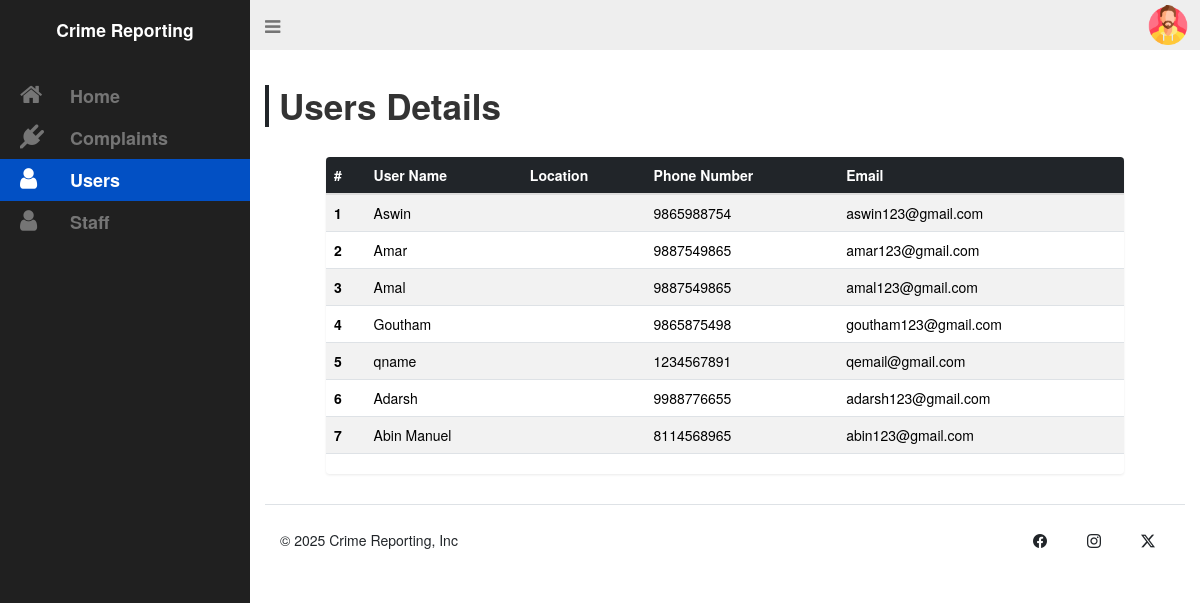
Before: /Staff/pages/staff-user.php (signed in) with the older database file.
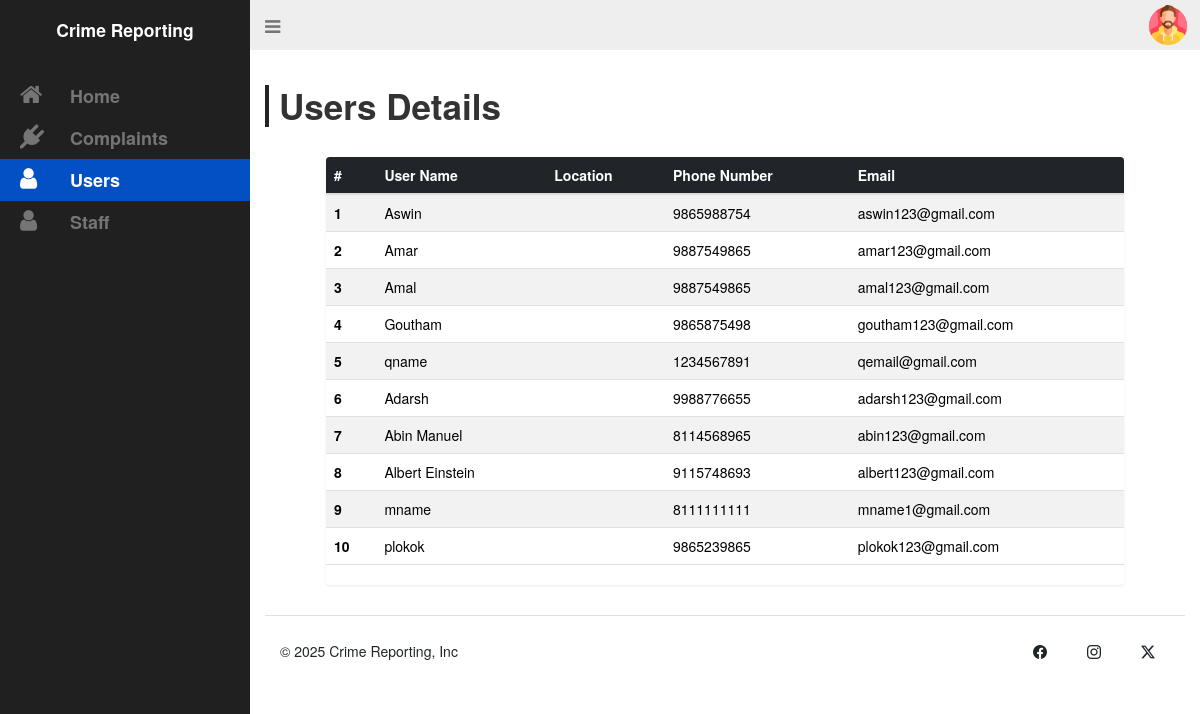
After: the same page with the newer database file.
### tables this page shows
CREATE TABLE `user` (
  `user_id` int(11) NOT NULL,
  `user_name` varchar(20) NOT NULL,
  `user_address` varchar(50) NOT NULL,
  `user_phno` varchar(20) NOT NULL,
  `user_email` varchar(20) NOT NULL,
  `user_password` varchar(20) NOT NULL,
  `user_compl` varchar(300) NOT NULL
);

### Staff/pages/staff-user.php (the view, shortened to what this page needs)
<?php
 include './connect.php';
?>
<!DOCTYPE html>
<html lang="en">
<head>
  <link rel="stylesheet" href="../static/staff.css">
  <link rel="stylesheet" href="https://cdn.jsdelivr.net/npm/bootstrap-icons@1.11.3/font/bootstrap-icons.min.css">
  <link href="https://cdn.jsdelivr.net/npm/bootstrap@5.3.3/dist/css/bootstrap.min.css" rel="stylesheet">
  <link rel="stylesheet" href="https://maxcdn.bootstrapcdn.com/bootstrap/3.3.7/css/bootstrap.min.css">
  <link rel="stylesheet" href="https://maxcdn.bootstrapcdn.com/font-awesome/4.7.0/css/font-awesome.min.css">
</head>
<body>
  <div id="wrapper">
    <aside id="sidebar-wrapper">
      <div class="sidebar-brand">
        <h2><div class="fs-3 fw-semibold">Crime Reporting</div></h2>
      </div>
      <ul class="sidebar-nav">
        <li><a href="./staff-home.php"><i class="fa fa-home"></i>Home</a></li>
        <li><a href="./staff-complaint.php"><i class="fa fa-plug"></i>Complaints</a></li>
        <li class="active"><a href="./staff-user.php"><i class="fa fa-user"></i>Users</a></li>
        <li><a href="./staff-staff.php"><i class="fa fa-user"></i>Staff</a></li>
      </ul>
    </aside>
    <div id="navbar-wrapper">
      <nav class="navbar navbar-inverse">
        <div class="container-fluid justify-content-between">
          <div class="navbar-header position-absolute top-0">
            <a href="#" class="navbar-brand" id="sidebar-toggle"><i class="fa fa-bars"></i></a>
          </div>
          <div class="d-flex align-items-center position-absolute end-0">
            <button class="btn rounded-circle border-0"  data-bs-toggle="dropdown" aria-expanded="false">
              <img src="../static/user.png" alt="" width="40">
            </button>
          </div>
        </div>
      </nav>
    </div>
    <section id="content-wrapper">
      <div class="row">
        <div class="col-lg-12">
        <h2 class="content-title display-4 fw-semibold border-start px-3 border-4 border-dark">Users Details</h2>
          <div class="container my-5" style="width:90%;">
<?php
$sql = mysqli_query($conn, "SELECT * FROM user ORDER BY user_id");
$serialNo = 1;
if(mysqli_num_rows($sql) > 0) {
?>
            <div class="table-responsive shadow-sm rounded-2">
              <table class="table table-hover table-striped align-middle">
                <thead class="table-dark">
                  <tr>
                    <th scope="col">#</th>
                    <th scope="col">User Name</th>
                    <th scope="col">Location</th>
                    <th scope="col">Phone Number</th>
                    <th scope="col">Email</th>
                  </tr>
                </thead>
                <tbody>
<?php
while($row = mysqli_fetch_assoc($sql)) {
?>
                  <tr>
                    <th scope="row"><?php echo $serialNo++; ?></th>
                    <td><?php echo htmlspecialchars($row['user_name']); ?></td>
                    <td><?php echo htmlspecialchars($row['user_location']); ?></td>
                    <td><?php echo htmlspecialchars($row['user_phno']); ?></td>
                    <td><?php echo htmlspecialchars($row['user_email']); ?></td>
                  </tr>
<?php
}
?>
                </tbody>
              </table>
            </div>
<?php
} else {
  echo "<div class='alert alert-warning text-center mt-5'>No Users Found</div>";
}
?>
          </div>
        </div>
      </div>
      <div class="row">
  <div class="container-fluid">
    <footer class="d-flex flex-wrap justify-content-between align-items-center py-4 border-top">
      <div class="col-md-4 d-flex align-items-center">
        <span class="mb-3 mb-md-0 text-dark">&copy; 2025 Crime Reporting, Inc</span>
      </div>
      <ul class="nav col-md-4 justify-content-end list-unstyled d-flex">
        <li class="ms-3"><a class=" text-dark" href="#"><i class="bi bi-facebook" width="24" height="24"></i></a></li>
        <li class="ms-3"><a class=" text-dark" href="#"><i class="bi bi-instagram" width="24" height="24"></i></a></li>
        <li class="ms-3"><a class=" text-dark" href="#"><i class="bi bi-twitter-x" width="24" height="24"></i></a></li>
      </ul>
    </footer>
  </div>
      </div>
    </section>
  </div>
</body>
</html>

Changed rows visible on the page:
added user: user_name "Albert Einstein", user_phno "9115748693", user_email "albert123@gmail.com"
added user: user_name "mname", user_phno "8111111111", user_email "mname1@gmail.com"
added user: user_name "plokok", user_phno "9865239865", user_email "plokok123@gmail.com"
